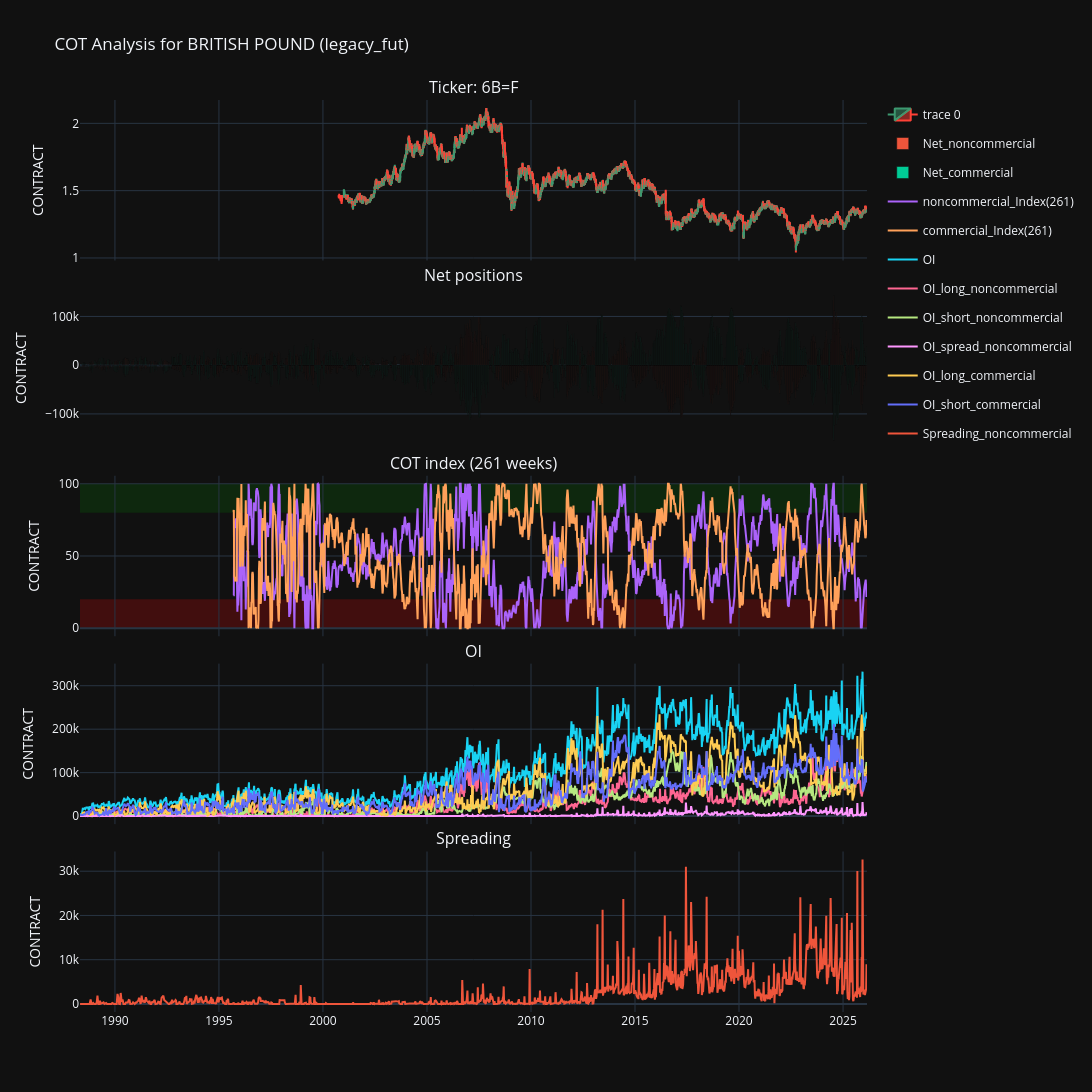

The code cell stored with this chart in its notebook:
### Code cell
fig = make_subplots(rows=5, cols=1, shared_xaxes=True, vertical_spacing=0.03, subplot_titles=(f"Ticker: {TICKER}", "Net positions", f"COT index ({N} weeks)", 'OI', 'Spreading'))

fig.add_trace(
    go.Candlestick(
        x=data.index,
        open=data['Open'],
        high=data['High'],
        low=data['Low'],
        close=data['Close']
    ),
    row=1,
    col=1
)

for i, _df in enumerate([df_net, df_index, df_oi, df_spreading]):
    for col in _df.columns:
        fig.add_trace(
            (go.Bar if i == 0 else go.Scatter)(
                x=_df.index,
                y=_df[col],
                name=col,
                legendgroup=col,
            ),
            row=i+2,
            col=1
        )

fig.add_shape(
    type='rect',
    xref='paper',  # spans the full width of the plot
    yref='y3',  # y-axis of subplot in row 1
    x0=0,
    x1=1,
    y0=80,       # Adjust based on your y-axis range
    y1=100,
    fillcolor='green',
    opacity=0.2,
    line_width=0,
    layer='below'
)

fig.add_shape(
    type='rect',
    xref='paper',   # spans the full width of the plot
    yref='y3',      # y-axis of subplot in row 1
    x0=0,
    x1=1,
    y0=0,              # Adjust based on your y-axis range
    y1=20,
    fillcolor='red',
    opacity=0.2,
    line_width=0,
    layer='below'
)

fig.update_layout(
    height=2000,
    width=1450,
    title_text=f"COT Analysis for {MARKET} ({REPORT_TYPE})",
    template='plotly_dark',
    hovermode='x',  # or 'x unified'
)

fig.update_xaxes(
    rangeslider_visible=False,
    showspikes=True,
    spikemode='across', # line goes across all subplots
    spikesnap='cursor',
    spikecolor='white',
    spikethickness=1,
    spikedash='dot',
)

fig.update_yaxes(title_text='CONTRACT')

### Figure 1 — Plotly figure (JSON) as saved in the notebook; plotly's stock layout.template omitted (floating-point values rounded to 4 significant figures; data arrays with more than 128 entries replaced by an {"elided": "..."} marker saying what was removed)
{"data": [{"close": {"elided": "6339 float values"}, "high": {"elided": "6339 float values"}, "low": {"elided": "6339 float values"}, "open": {"elided": "6339 float values"}, "type": "candlestick", "x": {"elided": "6339 str values"}, "xaxis": "x", "yaxis": "y"}, {"legendgroup": "Net_noncommercial", "name": "Net_noncommercial", "type": "bar", "x": {"elided": "1850 str values"}, "xaxis": "x2", "y": {"elided": "1850 int values"}, "yaxis": "y2"}, {"legendgroup": "Net_commercial", "name": "Net_commercial", "type": "bar", "x": {"elided": "1850 str values"}, "xaxis": "x2", "y": {"elided": "1850 int values"}, "yaxis": "y2"}, {"legendgroup": "noncommercial_Index(261)", "name": "noncommercial_Index(261)", "type": "scatter", "x": {"elided": "1590 str values"}, "xaxis": "x3", "y": {"elided": "1590 float values"}, "yaxis": "y3"}, {"legendgroup": "commercial_Index(261)", "name": "commercial_Index(261)", "type": "scatter", "x": {"elided": "1590 str values"}, "xaxis": "x3", "y": {"elided": "1590 float values"}, "yaxis": "y3"}, {"legendgroup": "OI", "name": "OI", "type": "scatter", "x": {"elided": "1850 str values"}, "xaxis": "x4", "y": {"elided": "1850 int values"}, "yaxis": "y4"}, {"legendgroup": "OI_long_noncommercial", "name": "OI_long_noncommercial", "type": "scatter", "x": {"elided": "1850 str values"}, "xaxis": "x4", "y": {"elided": "1850 float values"}, "yaxis": "y4"}, {"legendgroup": "OI_short_noncommercial", "name": "OI_short_noncommercial", "type": "scatter", "x": {"elided": "1850 str values"}, "xaxis": "x4", "y": {"elided": "1850 float values"}, "yaxis": "y4"}, {"legendgroup": "OI_spread_noncommercial", "name": "OI_spread_noncommercial", "type": "scatter", "x": {"elided": "1850 str values"}, "xaxis": "x4", "y": {"elided": "1850 float values"}, "yaxis": "y4"}, {"legendgroup": "OI_long_commercial", "name": "OI_long_commercial", "type": "scatter", "x": {"elided": "1850 str values"}, "xaxis": "x4", "y": {"elided": "1850 float values"}, "yaxis": "y4"}, {"legendgroup": "OI_short_commercial", "name": "OI_short_commercial", "type": "scatter", "x": {"elided": "1850 str values"}, "xaxis": "x4", "y": {"elided": "1850 float values"}, "yaxis": "y4"}, {"legendgroup": "Spreading_noncommercial", "name": "Spreading_noncommercial", "type": "scatter", "x": {"elided": "1850 str values"}, "xaxis": "x5", "y": {"elided": "1850 int values"}, "yaxis": "y5"}], "layout": {"annotations": [{"font": {"size": 16}, "showarrow": false, "text": "Ticker: 6B=F", "x": 0.5, "xanchor": "center", "xref": "paper", "y": 1, "yanchor": "bottom", "yref": "paper"}, {"font": {"size": 16}, "showarrow": false, "text": "Net positions", "x": 0.5, "xanchor": "center", "xref": "paper", "y": 0.794, "yanchor": "bottom", "yref": "paper"}, {"font": {"size": 16}, "showarrow": false, "text": "COT index (261 weeks)", "x": 0.5, "xanchor": "center", "xref": "paper", "y": 0.588, "yanchor": "bottom", "yref": "paper"}, {"font": {"size": 16}, "showarrow": false, "text": "OI", "x": 0.5, "xanchor": "center", "xref": "paper", "y": 0.382, "yanchor": "bottom", "yref": "paper"}, {"font": {"size": 16}, "showarrow": false, "text": "Spreading", "x": 0.5, "xanchor": "center", "xref": "paper", "y": 0.176, "yanchor": "bottom", "yref": "paper"}], "height": 2000, "hovermode": "x", "shapes": [{"fillcolor": "green", "layer": "below", "line": {"width": 0}, "opacity": 0.2, "type": "rect", "x0": 0, "x1": 1, "xref": "paper", "y0": 80, "y1": 100, "yref": "y3"}, {"fillcolor": "red", "layer": "below", "line": {"width": 0}, "opacity": 0.2, "type": "rect", "x0": 0, "x1": 1, "xref": "paper", "y0": 0, "y1": 20, "yref": "y3"}], "title": {"text": "COT Analysis for BRITISH POUND (legacy_fut)"}, "width": 1450, "xaxis": {"anchor": "y", "domain": [0, 1], "matches": "x5", "rangeslider": {"visible": false}, "showspikes": true, "showticklabels": false, "spikecolor": "white", "spikedash": "dot", "spikemode": "across", "spikesnap": "cursor", "spikethickness": 1}, "xaxis2": {"anchor": "y2", "domain": [0, 1], "matches": "x5", "rangeslider": {"visible": false}, "showspikes": true, "showticklabels": false, "spikecolor": "white", "spikedash": "dot", "spikemode": "across", "spikesnap": "cursor", "spikethickness": 1}, "xaxis3": {"anchor": "y3", "domain": [0, 1], "matches": "x5", "rangeslider": {"visible": false}, "showspikes": true, "showticklabels": false, "spikecolor": "white", "spikedash": "dot", "spikemode": "across", "spikesnap": "cursor", "spikethickness": 1}, "xaxis4": {"anchor": "y4", "domain": [0, 1], "matches": "x5", "rangeslider": {"visible": false}, "showspikes": true, "showticklabels": false, "spikecolor": "white", "spikedash": "dot", "spikemode": "across", "spikesnap": "cursor", "spikethickness": 1}, "xaxis5": {"anchor": "y5", "domain": [0, 1], "rangeslider": {"visible": false}, "showspikes": true, "spikecolor": "white", "spikedash": "dot", "spikemode": "across", "spikesnap": "cursor", "spikethickness": 1}, "yaxis": {"anchor": "x", "domain": [0.824, 1], "title": {"text": "CONTRACT"}}, "yaxis2": {"anchor": "x2", "domain": [0.618, 0.794], "title": {"text": "CONTRACT"}}, "yaxis3": {"anchor": "x3", "domain": [0.412, 0.588], "title": {"text": "CONTRACT"}}, "yaxis4": {"anchor": "x4", "domain": [0.206, 0.382], "title": {"text": "CONTRACT"}}, "yaxis5": {"anchor": "x5", "domain": [0, 0.176], "title": {"text": "CONTRACT"}}}}
